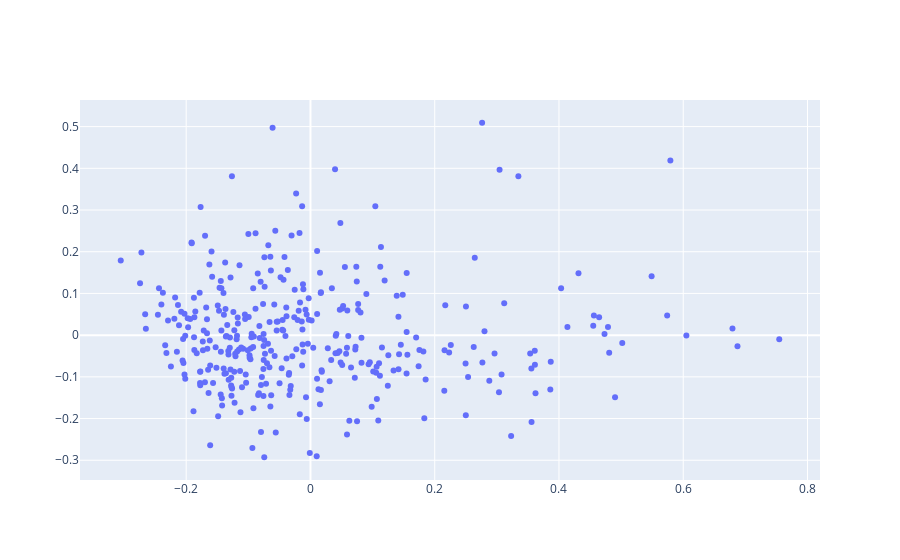

Notebook cell for this chart:
### Markdown cell above
## Exploration mittels Plotly
### Ineraktive Grafik - um diese Anzeigen zu können muss das Notebook neu ausgeführt werden

### Code cell
import plotly.graph_objects as go
import plotly.express as px
text_data = [
    f'{row.genre}|'
    for index, row in df_genre.iterrows()
]
fig = go.Figure(data=go.Scatter(x=X_tf[:, 0],
                                y=X_tf[:, 1],
                                mode='markers',
                                text=text_data))
fig.show()

### Figure 1 — Plotly figure (JSON) as saved in the notebook; plotly's stock layout.template omitted (floating-point values rounded to 4 significant figures; data arrays with more than 128 entries replaced by an {"elided": "..."} marker saying what was removed)
{"data": [{"mode": "markers", "text": {"elided": "352 str values"}, "type": "scatter", "x": {"elided": "352 float values"}, "y": {"elided": "352 float values"}}], "layout": {}}
